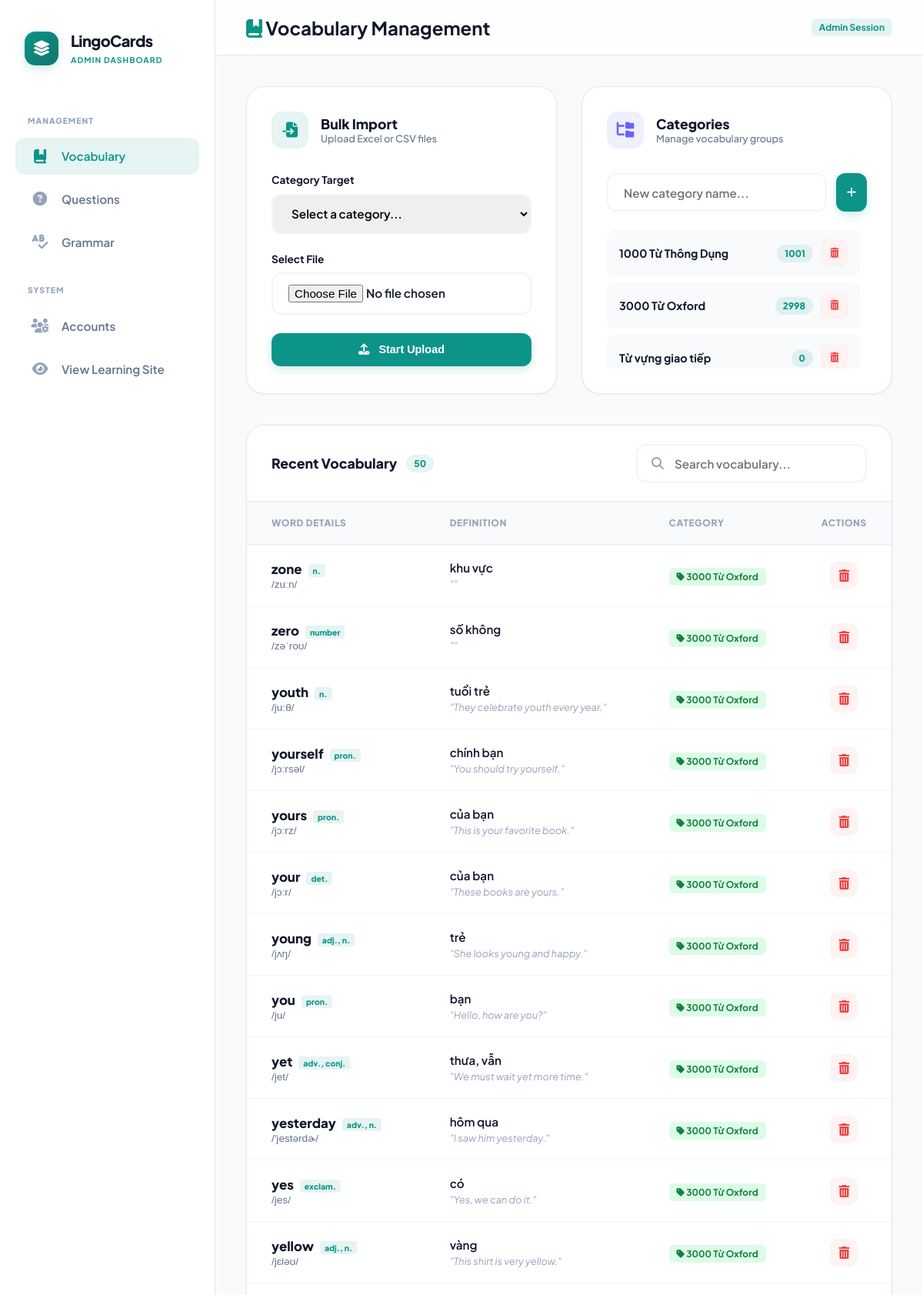
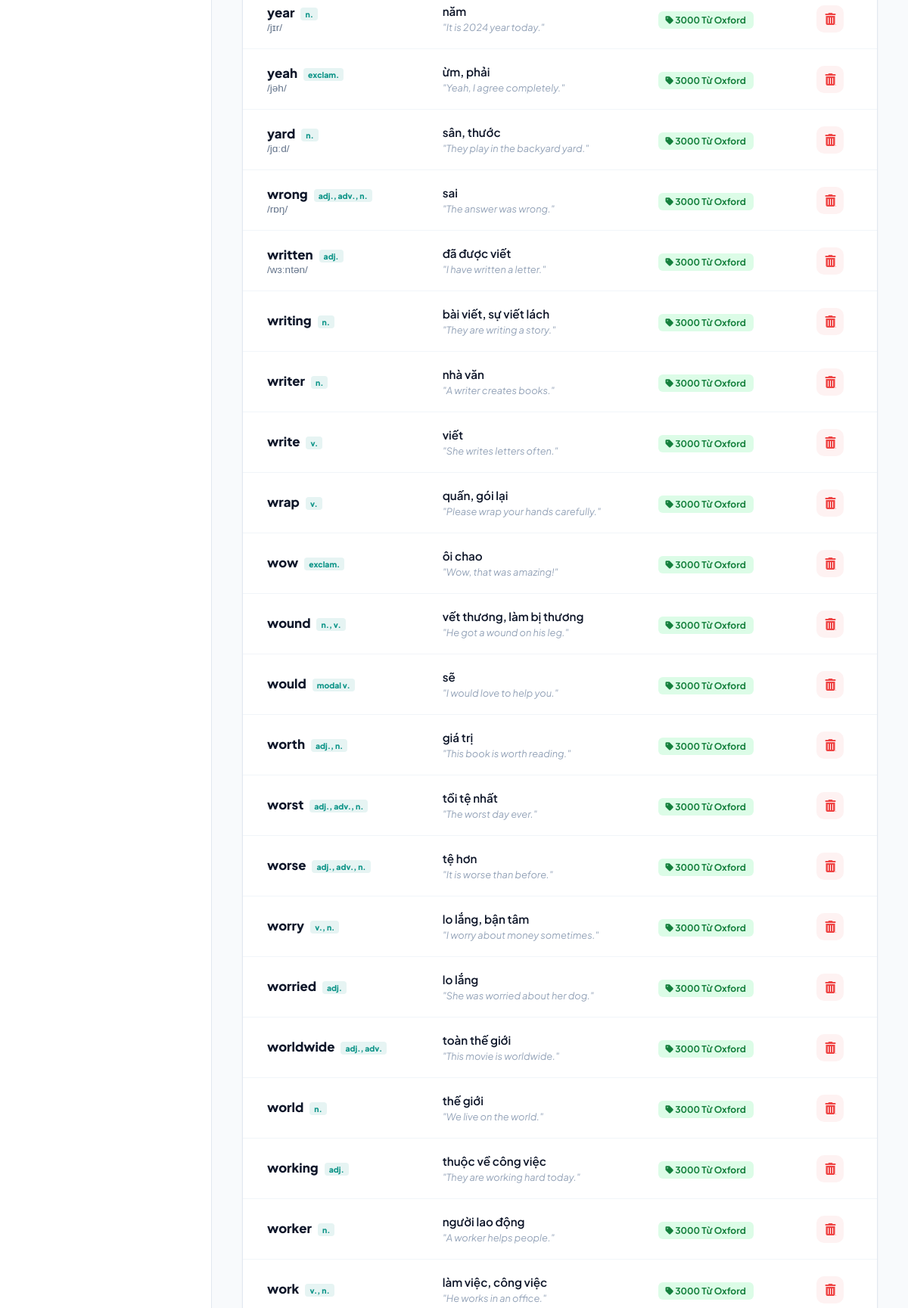
Page /admin (signed in, upper part) on the committed database (2 pictures, top to bottom).
### app.py (models this page shows)
class Category(db.Model):
    id   = db.Column(db.Integer, primary_key=True)
    name = db.Column(db.String(100), nullable=False)
    vocabularies = db.relationship(
        'Vocabulary', backref='category', lazy='dynamic',   # ← lazy='dynamic' thay vì True
        cascade='all, delete-orphan',
    )

class Vocabulary(db.Model):
    __tablename__ = 'vocabulary'
    __table_args__ = (
        db.Index('ix_vocab_category', 'category_id'),
        db.Index('ix_vocab_word',     'word'),
    )
    id            = db.Column(db.Integer, primary_key=True)
    word          = db.Column(db.String(100), nullable=False)
    pos           = db.Column(db.String(50))
    pronunciation = db.Column(db.String(100))
    meaning       = db.Column(db.String(200), nullable=False)
    example       = db.Column(db.Text)
    category_id   = db.Column(db.Integer, db.ForeignKey('category.id'), nullable=False)

### app.py (the view, shortened to what this page needs)
@app.route('/admin', methods=['GET', 'POST'])
def admin():
    if not is_admin_logged_in():
        return render_template('login.html')
    return render_template(
        'admin.html',
        categories=Category.query.all(),
        vocabularies=Vocabulary.query.order_by(Vocabulary.id.desc()).limit(50).all(),
    )

### app.py (called while the page is built)
def is_admin_logged_in():
    return session.get('admin_logged_in') is True

### templates/admin.html (shortened to what this page needs)
<!DOCTYPE html>
<html lang="vi">
<head>
    <link rel="stylesheet" href="https://cdnjs.cloudflare.com/ajax/libs/font-awesome/6.4.0/css/all.min.css">
    {% include '_head_fonts.html' %}
</head>
<body>
{% include '_admin_sidebar.html' %}
<main class="main">
    <header class="top-bar">
        <h2><i class="fa-solid fa-book-bookmark" style="color: var(--primary)"></i> Vocabulary Management</h2>
        <div style="display: flex; gap: 1rem;">
            <span class="badge badge-primary">Admin Session</span>
        </div>
    </header>
    <div class="content-area">
        <div style="display: grid; grid-template-columns: repeat(auto-fit, minmax(300px, 1fr)); gap: 2rem; margin-bottom: 2.5rem;">
            <div class="card">
                <div class="card-header">
                    <div class="card-icon icon-p"><i class="fa-solid fa-file-import"></i></div>
                    <div class="card-title">
                        <h3>Bulk Import</h3>
                        <p>Upload Excel or CSV files</p>
                    </div>
                </div>
                <form action="/admin/import_csv" method="POST" enctype="multipart/form-data">
                    <div class="form-group">
                        <label>Category Target</label>
                        <select name="category_id" class="form-input" required>
                            <option value="">Select a category...</option>
                        </select>
                    </div>
                    <div class="form-group">
                        <label>Select File</label>
                        <input type="file" name="file" accept=".csv,.xlsx,.txt" class="form-input" required>
                    </div>
                    <button type="submit" class="btn btn-primary" style="width: 100%; justify-content: center;">
                        <i class="fa-solid fa-upload"></i> Start Upload
                    </button>
                </form>
            </div>
            <div class="card">
                <div class="card-header">
                    <div class="card-icon icon-s"><i class="fa-solid fa-folder-tree"></i></div>
                    <div class="card-title">
                        <h3>Categories</h3>
                        <p>Manage vocabulary groups</p>
                    </div>
                </div>
                <form action="/admin/add_category" method="POST" style="margin-bottom: 1.5rem;">
                    <div style="display: flex; gap: 0.75rem;">
                        <input type="text" name="name" class="form-input" placeholder="New category name..." required>
                        <button type="submit" class="btn btn-primary" style="padding: 0.85rem;"><i class="fa-solid fa-plus"></i></button>
                    </div>
                </form>
                <div style="max-height: 180px; overflow-y: auto; padding-right: 0.5rem;">
                    {% for cat in categories %}
                    <div style="display: flex; align-items: center; justify-content: space-between; padding: 0.75rem 1rem; background: var(--bg-main); border-radius: 10px; margin-bottom: 0.5rem;">
                        <span style="font-weight: 700; font-size: 0.9rem;">{{ cat.name }}</span>
                        <div style="display: flex; align-items: center; gap: 10px;">
                            <span class="badge-count">{{ cat.vocabularies.count() }}</span>
                            <a href="/admin/delete_category/{{ cat.id }}" class="action-btn btn-del" onclick="return confirm('Delete category?')"><i class="fa-solid fa-trash-can" style="font-size: 0.8rem"></i></a>
                        </div>
                    </div>
                    {% endfor %}
                </div>
            </div>
        </div>
        <div class="table-container">
            <div class="table-header">
                <div class="table-title">Recent Vocabulary <span class="badge-count">{{ vocabularies|length }}</span></div>
                <div style="position: relative;">
                    <i class="fa-solid fa-magnifying-glass" style="position: absolute; left: 1.25rem; top: 50%; transform: translateY(-50%); color: var(--text-faint);"></i>
                    <input type="text" class="form-input" placeholder="Search vocabulary..." style="padding-left: 3rem; width: 300px;" id="vSearch" oninput="filterVocab()">
                </div>
            </div>
            <table>
                <thead>
                    <tr>
                        <th>Word Details</th>
                        <th>Definition</th>
                        <th>Category</th>
                        <th style="width: 100px; text-align: center;">Actions</th>
                    </tr>
                </thead>
                <tbody id="vBody">
                    {% for vocab in vocabularies %}
                    <tr class="v-row">
                        <td>
                            <div style="font-weight: 800; color: var(--text-main); font-size: 1.05rem;">{{ vocab.word }} <span class="badge-primary" style="font-size: 0.65rem; padding: 2px 6px; border-radius: 4px; vertical-align: middle; margin-left: 5px;">{{ vocab.pos }}</span></div>
                            <div style="font-size: 0.85rem; color: var(--text-muted); margin-top: 2px; font-family: 'Inter', sans-serif;">{{ vocab.pronunciation }}</div>
                        </td>
                        <td>
                            <div style="font-weight: 600; color: var(--text-secondary);">{{ vocab.meaning }}</div>
                            <div style="font-size: 0.8rem; color: var(--text-faint); margin-top: 4px; font-style: italic;">"{{ vocab.example }}"</div>
                        </td>
                        <td><span class="badge badge-success"><i class="fa-solid fa-tag"></i> {{ vocab.category.name }}</span></td>
                        <td style="text-align: center;">
                            <div style="display: flex; gap: 8px; justify-content: center;">
                                <a href="/admin/delete_vocabulary/{{ vocab.id }}" class="action-btn btn-del" onclick="return confirm('Delete this word?')"><i class="fa-solid fa-trash-can"></i></a>
                            </div>
                        </td>
                    </tr>
                    {% endfor %}
                </tbody>
            </table>
        </div>
    </div>
</main>
</body>
</html>

### templates/_admin_styles.html (style rules this page uses)
:root { --primary: #0D9488; --primary-dark: #0F766E; --primary-light: #2DD4BF; --primary-soft: rgba(13, 148, 136, 0.1); --secondary: #6366F1; --secondary-soft: rgba(99, 102, 241, 0.1); --bg-main: #F8FAFC; --bg-card: #FFFFFF; --bg-sidebar: #FFFFFF; --text-main: #0F172A; --text-muted: #64748B; --text-faint: #94A3B8; --border: #E2E8F0; --border-light: #F1F5F9; --success: #10B981; --warning: #F59E0B; --danger: #EF4444; --r-xl: 24px; --r-lg: 16px; --r-md: 12px; --r-sm: 8px; --shadow-sm: 0 1px 3px rgba(0,0,0,0.05); --shadow-md: 0 4px 6px -1px rgba(0,0,0,0.05), 0 2px 4px -1px rgba(0,0,0,0.03); --shadow-lg: 0 20px 25px -5px rgba(0,0,0,0.05), 0 10px 10px -5px rgba(0,0,0,0.02); --sidebar-w: 280px; --topbar-h: 72px; --ease: cubic-bezier(0.4, 0, 0.2, 1); }
* { box-sizing: border-box; margin: 0; padding: 0; outline: none; }
body { font-family: 'Plus Jakarta Sans', sans-serif; background-color: var(--bg-main); color: var(--text-main); display: flex; height: 100vh; overflow: hidden; -webkit-font-smoothing: antialiased; }
.main { flex: 1; display: flex; flex-direction: column; min-width: 0; position: relative; }
.top-bar { height: var(--topbar-h); background: rgba(255, 255, 255, 0.8); backdrop-filter: blur(12px); border-bottom: 1px solid var(--border); display: flex; align-items: center; justify-content: space-between; padding: 0 2.5rem; z-index: 50; flex-shrink: 0; }
.content-area { flex: 1; overflow-y: auto; padding: 2.5rem; scroll-behavior: smooth; }
.card { background: var(--bg-card); border: 1px solid var(--border); border-radius: var(--r-xl); padding: 2rem; box-shadow: var(--shadow-sm); transition: transform 0.3s var(--ease), box-shadow 0.3s var(--ease); position: relative; overflow: hidden; }
.card-header { display: flex; align-items: center; gap: 1rem; margin-bottom: 2rem; }
.card-icon { width: 48px; height: 48px; border-radius: 14px; display: grid; place-items: center; font-size: 1.25rem; }
.icon-p { background: var(--primary-soft); color: var(--primary); }
.icon-s { background: var(--secondary-soft); color: var(--secondary); }
.card-title h3 { font-size: 1.1rem; font-weight: 800; color: var(--text-main); }
.card-title p { font-size: 0.8rem; color: var(--text-muted); font-weight: 500; }
.table-container { background: var(--bg-card); border: 1px solid var(--border); border-radius: var(--r-xl); overflow: hidden; box-shadow: var(--shadow-sm); }
.table-header { padding: 1.5rem 2rem; border-bottom: 1px solid var(--border); display: flex; align-items: center; justify-content: space-between; flex-wrap: wrap; gap: 1rem; }
.table-title { font-size: 1.1rem; font-weight: 800; display: flex; align-items: center; gap: 0.75rem; }
.badge-count { background: var(--primary-soft); color: var(--primary); font-size: 0.75rem; font-weight: 800; padding: 4px 10px; border-radius: 99px; }
table { width: 100%; border-collapse: collapse; }
thead th { background: var(--bg-main); padding: 1.25rem 2rem; text-align: left; font-size: 0.75rem; font-weight: 800; text-transform: uppercase; color: var(--text-faint); letter-spacing: 0.05em; border-bottom: 1px solid var(--border); }
tbody td { padding: 1.25rem 2rem; border-bottom: 1px solid var(--border-light); font-size: 0.95rem; vertical-align: middle; }
tbody tr { transition: background 0.2s var(--ease); }
.form-group { display: flex; flex-direction: column; gap: 0.6rem; margin-bottom: 1.5rem; }
.form-group label { font-size: 0.85rem; font-weight: 700; color: var(--text-main); }
.form-input { width: 100%; padding: 0.85rem 1.25rem; border: 2px solid var(--border-light); border-radius: var(--r-md); font-size: 0.95rem; font-weight: 600; transition: all 0.2s var(--ease); font-family: inherit; }
.btn { display: inline-flex; align-items: center; gap: 0.75rem; padding: 0.85rem 1.5rem; border-radius: var(--r-md); font-weight: 700; font-size: 0.9rem; border: none; cursor: pointer; transition: all 0.25s var(--ease); text-decoration: none; }
.btn-primary { background: var(--primary); color: #fff; box-shadow: 0 4px 12px rgba(13, 148, 136, 0.2); }
.badge { padding: 4px 10px; border-radius: 6px; font-size: 0.75rem; font-weight: 700; }
.badge-primary { background: var(--primary-soft); color: var(--primary); }
.badge-success { background: #DCFCE7; color: #15803D; }
.action-btn { width: 36px; height: 36px; border-radius: 10px; display: grid; place-items: center; border: none; cursor: pointer; transition: 0.2s; font-size: 1rem; }
.btn-del { background: #FEF2F2; color: var(--danger); }

### rows in the picture
Category: name "1000 Từ Thông Dụng", vocabularies.count "1001"
Category: name "3000 Từ Oxford", vocabularies.count "2998"
Category: name "Từ vựng giao tiếp", vocabularies.count "0"
Vocabulary: word "zone", pos "n.", pronunciation "/zuːn/", meaning "khu vực", category.name "3000 Từ Oxford"
Vocabulary: word "zero", pos "number", pronunciation "/zəˈroʊ/", meaning "số không", category.name "3000 Từ Oxford"
Vocabulary: word "youth", pos "n.", pronunciation "/juːθ/", meaning "tuổi trẻ", example "They celebrate youth every year.", category.name "3000 Từ Oxford"
Vocabulary: word "yourself", pos "pron.", pronunciation "/jɔːrsəl/", meaning "chính bạn", example "You should try yourself.", category.name "3000 Từ Oxford"
Vocabulary: word "yours", pos "pron.", pronunciation "/jɔːrz/", meaning "của bạn", example "This is your favorite book.", category.name "3000 Từ Oxford"
Vocabulary: word "your", pos "det.", pronunciation "/jɔːr/", meaning "của bạn", example "These books are yours.", category.name "3000 Từ Oxford"
Vocabulary: word "young", pos "adj., n.", pronunciation "/jʌŋ/", meaning "trẻ", example "She looks young and happy.", category.name "3000 Từ Oxford"
Vocabulary: word "you", pos "pron.", pronunciation "/ju/", meaning "bạn", example "Hello, how are you?", category.name "3000 Từ Oxford"
Vocabulary: word "yet", pos "adv., conj.", pronunciation "/jet/", meaning "thưa, vẫn", example "We must wait yet more time.", category.name "3000 Từ Oxford"
Vocabulary: word "yesterday", pos "adv., n.", pronunciation "/'jestərdɚ/", meaning "hôm qua", example "I saw him yesterday.", category.name "3000 Từ Oxford"
Vocabulary: word "yes", pos "exclam.", pronunciation "/jes/", meaning "có", example "Yes, we can do it.", category.name "3000 Từ Oxford"
Vocabulary: word "yellow", pos "adj., n.", pronunciation "/jɛləʊ/", meaning "vàng", example "This shirt is very yellow.", category.name "3000 Từ Oxford"
Vocabulary: word "year", pos "n.", pronunciation "/jɪr/", meaning "năm", example "It is 2024 year today.", category.name "3000 Từ Oxford"
Vocabulary: word "yeah", pos "exclam.", pronunciation "/jəh/", meaning "ừm, phải", example "Yeah, I agree completely.", category.name "3000 Từ Oxford"
Vocabulary: word "yard", pos "n.", pronunciation "/jɑːd/", meaning "sân, thước", example "They play in the backyard yard.", category.name "3000 Từ Oxford"
Vocabulary: word "wrong", pos "adj., adv., n.", pronunciation "/rɒŋ/", meaning "sai", example "The answer was wrong.", category.name "3000 Từ Oxford"
Vocabulary: word "written", pos "adj.", pronunciation "/wɜːntən/", meaning "đã được viết", example "I have written a letter.", category.name "3000 Từ Oxford"
Vocabulary: word "writing", pos "n.", meaning "bài viết, sự viết lách", example "They are writing a story.", category.name "3000 Từ Oxford"
Vocabulary: word "writer", pos "n.", meaning "nhà văn", example "A writer creates books.", category.name "3000 Từ Oxford"
Vocabulary: word "write", pos "v.", meaning "viết", example "She writes letters often.", category.name "3000 Từ Oxford"
Vocabulary: word "wrap", pos "v.", meaning "quấn, gói lại", example "Please wrap your hands carefully.", category.name "3000 Từ Oxford"
Vocabulary: word "wow", pos "exclam.", meaning "ôi chao", example "Wow, that was amazing!", category.name "3000 Từ Oxford"
Vocabulary: word "wound", pos "n., v.", meaning "vết thương, làm bị thương", example "He got a wound on his leg.", category.name "3000 Từ Oxford"
Vocabulary: word "would", pos "modal v.", meaning "sẽ", example "I would love to help you.", category.name "3000 Từ Oxford"
Vocabulary: word "worth", pos "adj., n.", meaning "giá trị", example "This book is worth reading.", category.name "3000 Từ Oxford"
Vocabulary: word "worst", pos "adj., adv., n.", meaning "tồi tệ nhất", example "The worst day ever.", category.name "3000 Từ Oxford"
Vocabulary: word "worse", pos "adj., adv., n.", meaning "tệ hơn", example "It is worse than before.", category.name "3000 Từ Oxford"
Vocabulary: word "worry", pos "v., n.", meaning "lo lắng, bận tâm", example "I worry about money sometimes.", category.name "3000 Từ Oxford"
Vocabulary: word "worried", pos "adj.", meaning "lo lắng", example "She was worried about her dog.", category.name "3000 Từ Oxford"
Vocabulary: word "worldwide", pos "adj., adv.", meaning "toàn thế giới", example "This movie is worldwide.", category.name "3000 Từ Oxford"
Vocabulary: word "world", pos "n.", meaning "thế giới", example "We live on the world.", category.name "3000 Từ Oxford"
Vocabulary: word "working", pos "adj.", meaning "thuộc về công việc", example "They are working hard today.", category.name "3000 Từ Oxford"
Vocabulary: word "worker", pos "n.", meaning "người lao động", example "A worker helps people.", category.name "3000 Từ Oxford"
Vocabulary: word "work", pos "v., n.", meaning "làm việc, công việc", example "He works in an office.", category.name "3000 Từ Oxford"

### other values in the picture
{{ vocabularies|length }} "50"
